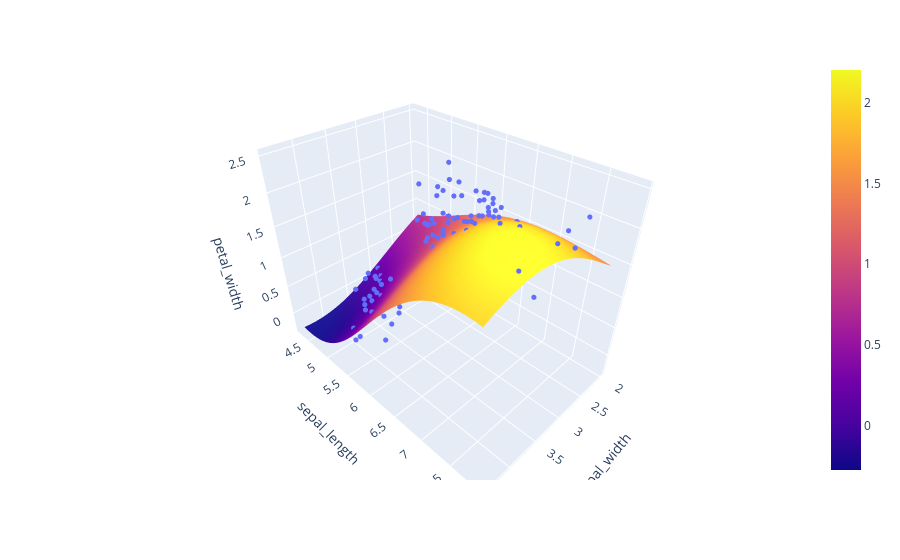

The cell this chart's notebook holds for it:
### Code cell
fig = px.scatter_3d(df, x='sepal_width', y='sepal_length', z = 'petal_width')
fig.update_traces(marker=dict(size = 3))
fig.add_traces(go.Surface(x=xrange, y=yrange, z=pred, name='pred_surface'))
fig.show()

### Figure 1 — Plotly figure (JSON) as saved in the notebook; plotly's stock layout.template omitted (floating-point values rounded to 4 significant figures; data arrays with more than 128 entries replaced by an {"elided": "..."} marker saying what was removed)
{"data": [{"hovertemplate": "sepal_width=%{x}<br>sepal_length=%{y}<br>petal_width=%{z}<extra></extra>", "legendgroup": "", "marker": {"color": "#636efa", "size": 3, "symbol": "circle"}, "mode": "markers", "name": "", "scene": "scene", "showlegend": false, "type": "scatter3d", "x": {"elided": "150 float values"}, "y": {"elided": "150 float values"}, "z": {"elided": "150 float values"}}, {"name": "pred_surface", "type": "surface", "x": [2, 2.1, 2.2, 2.3, 2.4, 2.5, 2.6, 2.7, 2.8, 2.9, 3.0, 3.1, 3.2, 3.3, 3.4, 3.5, 3.6, 3.7, 3.8, 3.9, 4.0, 4.1, 4.2, 4.3, 4.4], "y": [4.3, 4.4, 4.5, 4.6, 4.7, 4.8, 4.9, 5.0, 5.1, 5.2, 5.3, 5.4, 5.5, 5.6, 5.7, 5.8, 5.9, 6.0, 6.1, 6.2, 6.3, 6.4, 6.5, 6.6, 6.7, 6.8, 6.9, 7.0, 7.1, 7.2, 7.3, 7.4, 7.5, 7.6, 7.7, 7.8], "z": {"elided": "36x25 float values"}}], "layout": {"legend": {"tracegroupgap": 0}, "margin": {"t": 60}, "scene": {"domain": {"x": [0, 1], "y": [0, 1]}, "xaxis": {"title": {"text": "sepal_width"}}, "yaxis": {"title": {"text": "sepal_length"}}, "zaxis": {"title": {"text": "petal_width"}}}}}
